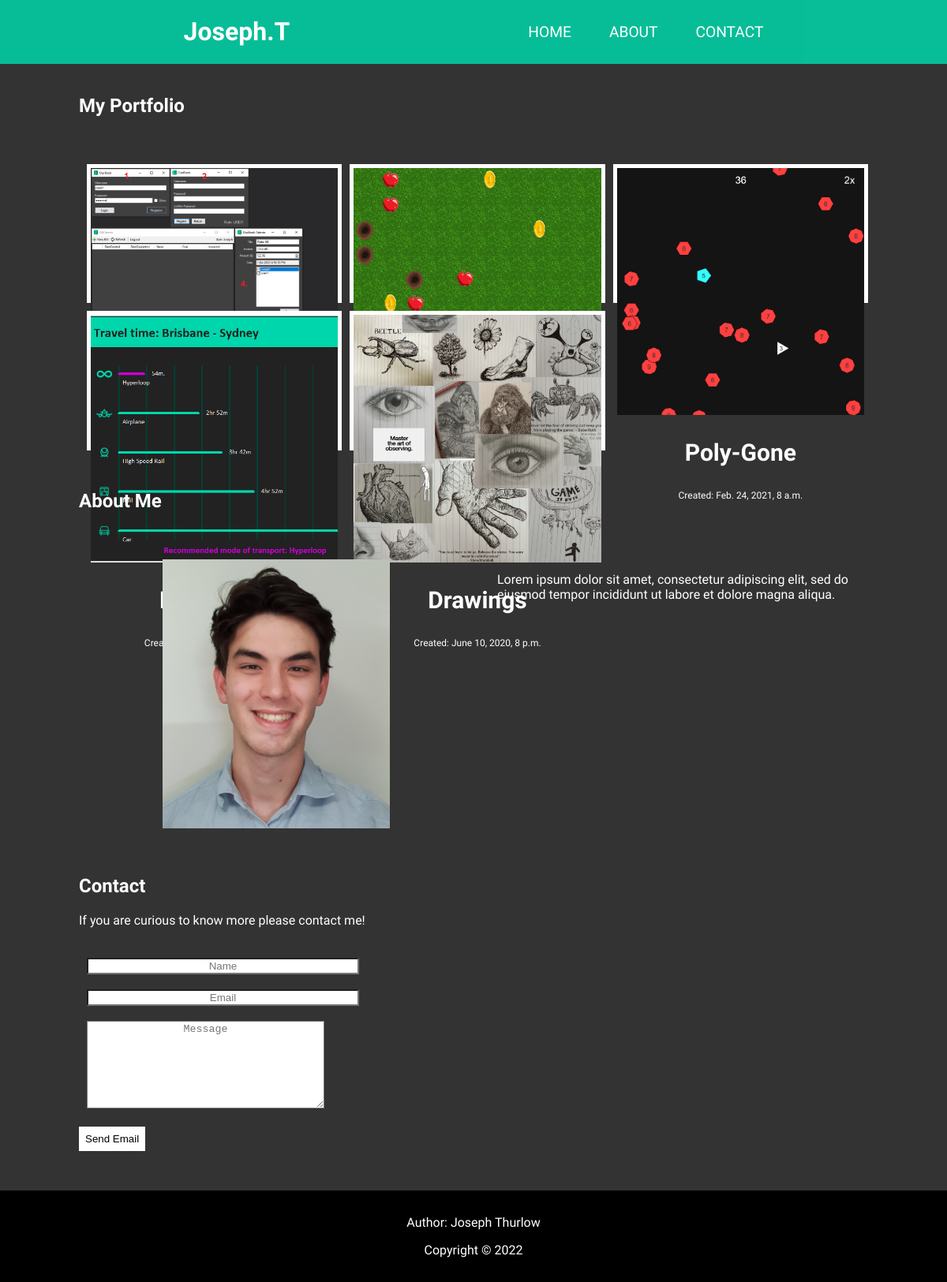
The page /portfolio/ on the database its author committed.
### portfolio/models.py (models this page shows, shortened)
class PortfolioItem(models.Model):
    item_title = models.CharField(max_length=200)
    item_date = models.DateTimeField('date published')
    item_hits = models.IntegerField(default=0)
    item_summary = models.TextField('summary', default="There is no summary currently. Sorry!")
    item_img_id = models.CharField(max_length=150)
    item_git_link = models.CharField(max_length=100, null=True)
    item_details = models.TextField('details', default="There are no details currently. Sorry!")

### portfolio/views.py (the view)
# urls.py: path('', views.index, name='index'),
def index(request):
    latest_portfolio_list = PortfolioItem.objects.order_by('-item_date')[:5]
    template = loader.get_template('portfolio/index.html')
    context = {
        'latest_portfolio_list': latest_portfolio_list,
    }
    return HttpResponse(template.render(context, request))

### portfolio/templates/portfolio/index.html (shortened to what this page needs)
<!DOCTYPE html>
<html lang="en">
<head>
  {% load static %}
  <link rel="stylesheet" type="text/css" href="{% static 'styles/styles.css' %}" />
</head>
  <body>
    <header>
      <h1 class="logo">Joseph.T</h1>
      <nav>
        <ul>
          <li><a href="#home">Home</a></li>
          <li><a href="#about">About</a></li>
          <li><a href="#contact">Contact</a></li>
        </ul>
      </nav>
    </header>
    <div class="main">
      <section class="home" >
        <h2>My Portfolio</h2>
        {% if latest_portfolio_list %}
          <div class="grid-container" id="items">
            {% for item in latest_portfolio_list %}
              <div class="grid-item">
                <a href="/portfolio/{{ item.id }}/">
                  <img src="{% static 'images/portfolioitems/'|add:item.item_img_id|add:'.png' %}"/>
                  <p><b>
                    {{ item.item_title }}
                  </b></p>
                  <p class="item-txt">Created: {{ item.item_date }}</p>
                </a>
              </div>
            {% endfor %}
          </div>
        {% else %}
          <p>No Portfolio Items are available at the moment. Sorry!</p>
        {% endif %}
      </section>
      <section class="about">
        <h2>About Me</h2>
        <div class="about-container">
          <div class="profile-img">
            <img src="{% static 'images/profile.jpg' %}" alt="profile">
          </div>
          <div class="about-text">
            <p>Lorem ipsum dolor sit amet, consectetur adipiscing elit, sed do eiusmod tempor incididunt ut labore et dolore magna aliqua. </p>
          </div>
        </div>
      </section>
      <section class="contact" id="contact">
        <h2>Contact</h2>
        <form>
          <label class="email-text">If you are curious to know more please contact me!</label><br><br>
          <form id="contact_form" action="#">
            <div class="row">
              <label class="required" for="name"></label><br/>
              <input id="name" class="input" name="name" type="text" value="" size="40" placeholder="Name"/><br/>
            </div>
            <div class="row">
              <label class="required" for="email"></label><br/>
              <input id="email" class="input" name="email" type="text" value="" size="40" placeholder="Email"/><br/>
            </div>
            <div class="row">
              <label class="required" for="message"></label><br/>
              <textarea id="message" class="input" name="message" rows="7" cols="35" placeholder="Message"></textarea><br/>
            </div>
            <br/>
            <input id="submit_form" class="btn" type="submit" value="Send Email"/>
        </form>
      </section>
    </div>
    <div class="footer-container">
      <p class="footer">Author: Joseph Thurlow</p>
      <p class="footer">Copyright &copy 2022</p>
    </div>
  </body>
</html>

### portfolio/static/styles/styles.css (style rules this page uses)
:root { --teal: rgba(0, 214, 170, .85); }
a { color: inherit; text-decoration: inherit; }
body { margin: 0; background: black; font-family: 'Work Sans', sans-serif; font-weight: 400; background-color: #333; background-blend-mode: multiply; background-size: cover; }
.main { padding-top: 100px; padding-left: 2em; padding-right: 2em; max-width: 1000px; margin: auto; color: white; }
.btn { border: none; background-color: white; cursor: pointer; padding: 8px; }
.grid-container { display: grid; grid-template-columns: auto auto auto; grid-gap: 20px; padding: 10px; padding-top: 40px; padding-bottom: 40px; grid-template-columns: repeat(auto-fit, minmax(15rem, 1fr)); }
.grid-item { background-color: black; text-align: center; font-size: 30px; height: 100%; width: 100%; aspect-ratio: 2/1; border: 5px solid rgb(255, 255, 255); }
.item-txt { font-size: 12px; }
.home { position: relative; display: block; }
.about { position: relative; display: grid; place-items: left; clear: both; }
img { max-width: 100%; display: block; }
.contact { position: relative; display: grid; place-items: left; padding-bottom: 50px; }
.footer-container { text-align: center; color: white; background: black; padding: 15px; display: block; }
header { background: var(--teal); text-align: center; position: fixed; color: white; z-index: 999; width: 100%; }
nav { position: absolute; text-align: left; top: 100%; left: 0; background: var(--teal); width: 100%; transform: scale(1, 0); transform-origin: top; transition: transform 400ms ease-in-out; }
nav ul { margin: 0; padding: 0; list-style: none; }
nav li { margin-bottom: 1em; margin-left: 1em; }
nav a { color: white; text-decoration: none; font-size: 1.2rem; text-transform: uppercase; opacity: 0; transition: opacity 150ms ease-in-out; }
@media screen and (min-width: 800px) { header { display: grid; grid-template-columns: 1fr auto minmax(600px, 1fr) 1fr; } }
@media screen and (min-width: 800px) { .logo { grid-column: 2/3; color: white; } }
@media screen and (min-width: 800px) { nav { all: unset; grid-column: 3/4; display: flex; justify-content: flex-end; align-items: center; } }
@media screen and (min-width: 800px) { nav ul { display: flex; } }
@media screen and (min-width: 800px) { nav a { opacity: 1; } }
@media screen and (min-width: 800px) { nav li { margin-left: 3em; margin-bottom: 0; } }
input[type=text], textarea { text-align: center; background-color: white; border-radius: 0px; margin: auto 0; color: #0f0f0f; margin-left: 10px; }
.about-container { display: grid; grid-template-columns: auto auto; grid-gap: 20px; padding: 10px; padding-top: 40px; padding-bottom: 40px; grid-template-columns: repeat(auto-fit, minmax(15rem, 1fr)); }
.about-text { padding-left: 20px; }
.profile-img { max-width: 60%; margin-left: auto; margin-right: auto; }

### rows shown on the page
PortfolioItem: item_img (picture)
PortfolioItem: item_img (picture)
PortfolioItem: item_img (picture), item_title "Poly-Gone", item_date "Feb. 24, 2021, 8 a.m."
PortfolioItem: item_img (picture)
PortfolioItem: item_img (picture), item_title "Drawings", item_date "June 10, 2020, 8 p.m."
